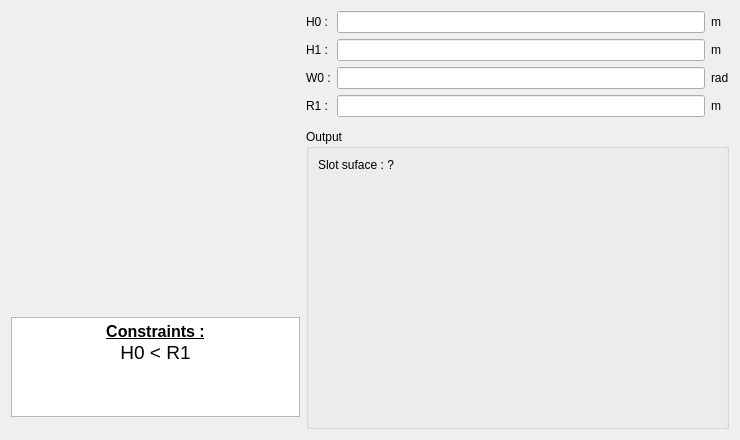
<?xml version="1.0" encoding="UTF-8"?>
<ui version="4.0">
 <class>PHoleM54</class>
 <widget class="QWidget" name="PHoleM54">
  <property name="geometry">
   <rect>
    <x>0</x>
    <y>0</y>
    <width>740</width>
    <height>440</height>
   </rect>
  </property>
  <property name="minimumSize">
   <size>
    <width>740</width>
    <height>440</height>
   </size>
  </property>
  <property name="maximumSize">
   <size>
    <width>16777215</width>
    <height>16777215</height>
   </size>
  </property>
  <property name="windowTitle">
   <string>Form</string>
  </property>
  <layout class="QHBoxLayout" name="horizontalLayout">
   <item>
    <layout class="QVBoxLayout" name="verticalLayout_3">
     <item>
      <widget class="QLabel" name="img_slot">
       <property name="sizePolicy">
        <sizepolicy hsizetype="Fixed" vsizetype="Fixed">
         <horstretch>0</horstretch>
         <verstretch>0</verstretch>
        </sizepolicy>
       </property>
       <property name="minimumSize">
        <size>
         <width>289</width>
         <height>300</height>
        </size>
       </property>
       <property name="maximumSize">
        <size>
         <width>289</width>
         <height>300</height>
        </size>
       </property>
       <property name="text">
        <string/>
       </property>
       <property name="pixmap">
        <pixmap resource="../../../../Resources/pyleecan.qrc">:/images/images/MachineSetup/WSlot/Slot_54.PNG</pixmap>
       </property>
       <property name="scaledContents">
        <bool>true</bool>
       </property>
      </widget>
     </item>
     <item>
      <widget class="QTextEdit" name="txt_constraint">
       <property name="sizePolicy">
        <sizepolicy hsizetype="Preferred" vsizetype="Fixed">
         <horstretch>0</horstretch>
         <verstretch>0</verstretch>
        </sizepolicy>
       </property>
       <property name="minimumSize">
        <size>
         <width>200</width>
         <height>0</height>
        </size>
       </property>
       <property name="maximumSize">
        <size>
         <width>16777215</width>
         <height>100</height>
        </size>
       </property>
       <property name="verticalScrollBarPolicy">
        <enum>Qt::ScrollBarAlwaysOff</enum>
       </property>
       <property name="html">
        <string>&lt;!DOCTYPE HTML PUBLIC &quot;-//W3C//DTD HTML 4.0//EN&quot; &quot;http://www.w3.org/TR/REC-html40/strict.dtd&quot;&gt;
&lt;html&gt;&lt;head&gt;&lt;meta name=&quot;qrichtext&quot; content=&quot;1&quot; /&gt;&lt;style type=&quot;text/css&quot;&gt;
p, li { white-space: pre-wrap; }
&lt;/style&gt;&lt;/head&gt;&lt;body style=&quot; font-family:'MS Shell Dlg 2'; font-size:8.25pt; font-weight:400; font-style:normal;&quot;&gt;
&lt;p align=&quot;center&quot; style=&quot; margin-top:0px; margin-bottom:0px; margin-left:0px; margin-right:0px; -qt-block-indent:0; text-indent:0px;&quot;&gt;&lt;span style=&quot; font-size:12pt; font-weight:600; text-decoration: underline;&quot;&gt;Constraints :&lt;/span&gt;&lt;/p&gt;
&lt;p align=&quot;center&quot; style=&quot; margin-top:0px; margin-bottom:0px; margin-left:0px; margin-right:0px; -qt-block-indent:0; text-indent:0px;&quot;&gt;&lt;span style=&quot; font-size:14pt;&quot;&gt;H0 &amp;lt; R1&lt;/span&gt;&lt;/p&gt;&lt;/body&gt;&lt;/html&gt;</string>
       </property>
       <property name="textInteractionFlags">
        <set>Qt::TextSelectableByKeyboard|Qt::TextSelectableByMouse</set>
       </property>
      </widget>
     </item>
     <item>
      <spacer name="verticalSpacer_2">
       <property name="orientation">
        <enum>Qt::Vertical</enum>
       </property>
       <property name="sizeHint" stdset="0">
        <size>
         <width>20</width>
         <height>40</height>
        </size>
       </property>
      </spacer>
     </item>
    </layout>
   </item>
   <item>
    <layout class="QVBoxLayout" name="verticalLayout_2">
     <item>
      <layout class="QGridLayout" name="gridLayout">
       <item row="1" column="2">
        <widget class="QLabel" name="unit_H1">
         <property name="text">
          <string>m</string>
         </property>
        </widget>
       </item>
       <item row="0" column="1">
        <widget class="FloatEdit" name="lf_H0"/>
       </item>
       <item row="1" column="1">
        <widget class="FloatEdit" name="lf_H1"/>
       </item>
       <item row="1" column="0">
        <widget class="QLabel" name="in_H1">
         <property name="text">
          <string>H1 :</string>
         </property>
        </widget>
       </item>
       <item row="0" column="2">
        <widget class="QLabel" name="unit_H0">
         <property name="text">
          <string>m</string>
         </property>
        </widget>
       </item>
       <item row="0" column="0">
        <widget class="QLabel" name="in_H0">
         <property name="text">
          <string>H0 :</string>
         </property>
        </widget>
       </item>
       <item row="2" column="1">
        <widget class="FloatEdit" name="lf_W0"/>
       </item>
       <item row="3" column="2">
        <widget class="QLabel" name="unit_R1">
         <property name="text">
          <string>m</string>
         </property>
        </widget>
       </item>
       <item row="3" column="1">
        <widget class="FloatEdit" name="lf_R1"/>
       </item>
       <item row="3" column="0">
        <widget class="QLabel" name="in_R1">
         <property name="text">
          <string>R1 :</string>
         </property>
        </widget>
       </item>
       <item row="2" column="2">
        <widget class="QLabel" name="unit_W0">
         <property name="text">
          <string>rad</string>
         </property>
        </widget>
       </item>
       <item row="2" column="0">
        <widget class="QLabel" name="in_W0">
         <property name="text">
          <string>W0 :</string>
         </property>
        </widget>
       </item>
      </layout>
     </item>
     <item>
      <widget class="WMatSelect" name="w_mat_0" native="true">
       <property name="minimumSize">
        <size>
         <width>100</width>
         <height>0</height>
        </size>
       </property>
      </widget>
     </item>
     <item>
      <widget class="QGroupBox" name="g_output">
       <property name="minimumSize">
        <size>
         <width>200</width>
         <height>0</height>
        </size>
       </property>
       <property name="title">
        <string>Output</string>
       </property>
       <layout class="QVBoxLayout" name="verticalLayout">
        <item>
         <widget class="QLabel" name="out_slot_surface">
          <property name="text">
           <string>Slot suface : ?</string>
          </property>
         </widget>
        </item>
        <item>
         <spacer name="verticalSpacer">
          <property name="orientation">
           <enum>Qt::Vertical</enum>
          </property>
          <property name="sizeHint" stdset="0">
           <size>
            <width>20</width>
            <height>40</height>
           </size>
          </property>
         </spacer>
        </item>
       </layout>
      </widget>
     </item>
    </layout>
   </item>
  </layout>
 </widget>
 <customwidgets>
  <customwidget>
   <class>FloatEdit</class>
   <extends>QLineEdit</extends>
   <header>pyleecan/GUI/Tools/FloatEdit.h</header>
  </customwidget>
  <customwidget>
   <class>WMatSelect</class>
   <extends>QWidget</extends>
   <header>pyleecan.GUI.Dialog.DMatLib.WMatSelect.WMatSelect.h</header>
   <container>1</container>
  </customwidget>
 </customwidgets>
 <tabstops>
  <tabstop>lf_H0</tabstop>
  <tabstop>lf_H1</tabstop>
  <tabstop>lf_W0</tabstop>
  <tabstop>lf_R1</tabstop>
  <tabstop>txt_constraint</tabstop>
 </tabstops>
 <resources>
  <include location="../../../../Resources/pyleecan.qrc"/>
 </resources>
 <connections/>
</ui>
